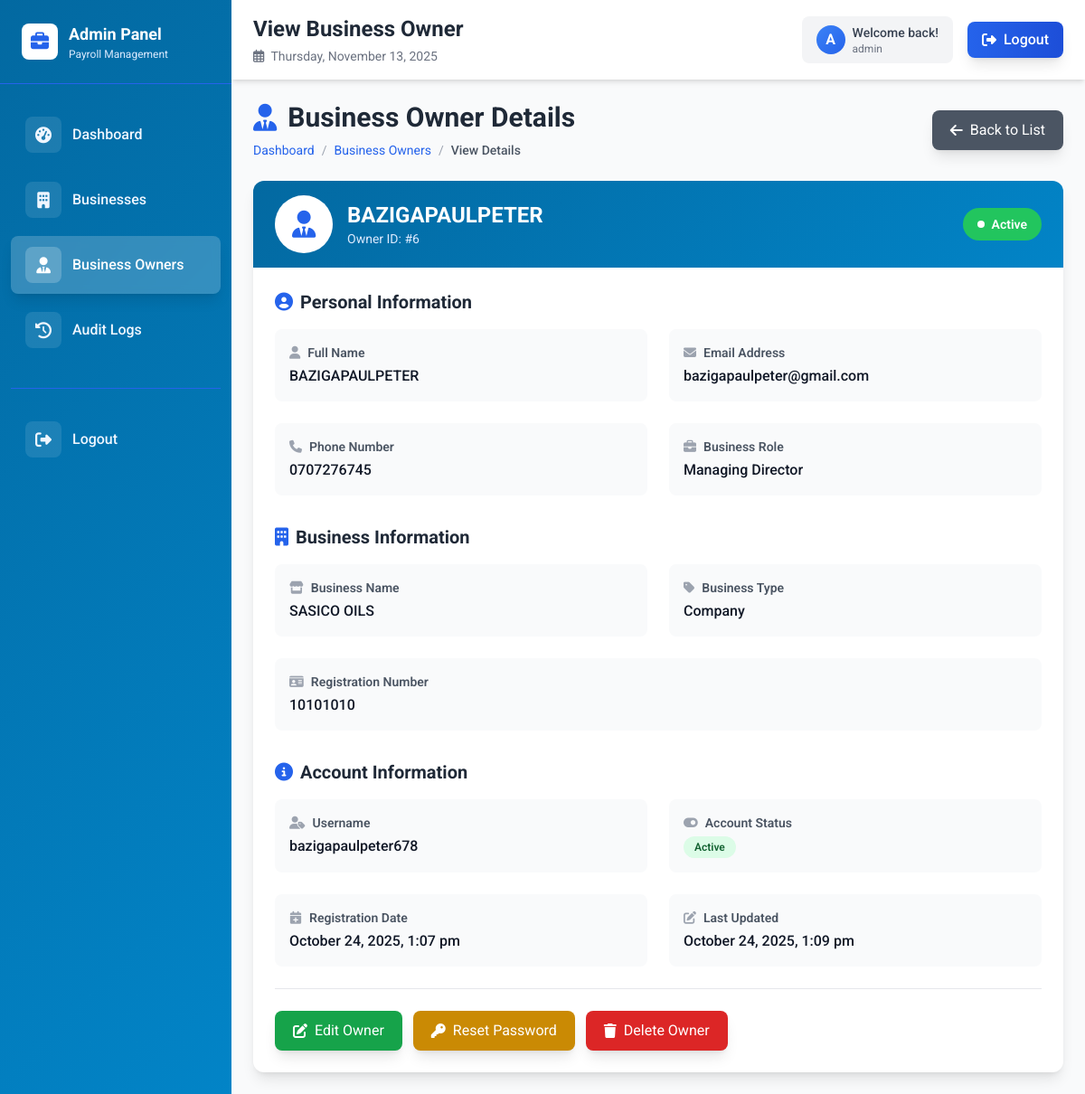
Screenshot of /pyroll_ms_admin/admin/views/owner_view.php?id=6 (signed in) with the database file from the repository.
### tables this page shows
CREATE TABLE `business_owners` (
  `id` int NOT NULL,
  `business_id` int NOT NULL,
  `id_number` varchar(100) NOT NULL,
  `full_name` varchar(100) NOT NULL,
  `username` varchar(100) NOT NULL,
  `email` varchar(100) DEFAULT NULL,
  `phone` varchar(20) DEFAULT NULL,
  `address` varchar(100) NOT NULL,
  `business_role` varchar(100) NOT NULL,
  `password` varchar(100) NOT NULL,
  `status` varchar(20) NOT NULL,
  `created_at` timestamp NULL DEFAULT CURRENT_TIMESTAMP,
  `updated_at` timestamp NOT NULL DEFAULT CURRENT_TIMESTAMP,
  `deleted_at` timestamp NULL DEFAULT NULL
);

CREATE TABLE `businesses` (
  `id` int NOT NULL,
  `business_name` varchar(100) NOT NULL,
  `address` varchar(255) DEFAULT NULL,
  `email` varchar(100) DEFAULT NULL,
  `phone` varchar(20) DEFAULT NULL,
  `registration_number` varchar(20) NOT NULL,
  `registration_date` date NOT NULL,
  `business_type` varchar(100) NOT NULL,
  `status` varchar(100) NOT NULL DEFAULT '',
  `created_at` timestamp NULL DEFAULT CURRENT_TIMESTAMP
);

### pyroll_ms_admin/admin/views/owner_view.php (the view, shortened to what the rows shown need)
<?php
require_once '../../config/database.php';
$owner_id = isset($_GET['id']) ? intval($_GET['id']) : 0;
$sql = "SELECT bo.*, b.business_name, b.business_type, b.registration_number
        FROM business_owners bo
        LEFT JOIN businesses b ON bo.business_id = b.id
        WHERE bo.id = ?";
$stmt = $conn->prepare($sql);
$stmt->bind_param("i", $owner_id);
$stmt->execute();
$result = $stmt->get_result();
$owner = $result->fetch_assoc();
?>
<!DOCTYPE html>
<html lang="en">
<head>
    <script src="https://cdn.tailwindcss.com"></script>
    <link rel="stylesheet" href="https://cdnjs.cloudflare.com/ajax/libs/font-awesome/6.4.0/css/all.min.css">
</head>
<body class="bg-gray-50 font-roboto antialiased">
    <div class="flex h-screen overflow-hidden">
        <div class="flex-1 flex flex-col overflow-hidden">
            <header class="bg-white shadow-md z-10">
                <div class="px-6 py-4 flex justify-between items-center">
                    <div>
                        <h1 class="text-2xl font-bold text-gray-800">View Business Owner</h1>
                    </div>
                </div>
            </header>
            <main class="flex-1 overflow-y-auto bg-gray-50">
                <div class="p-6 space-y-6">
                    <div class="flex flex-col sm:flex-row justify-between items-start sm:items-center gap-4">
                        <div>
                            <h2 class="text-3xl font-bold text-gray-800 flex items-center">
                                <i class="fas fa-user-tie text-blue-600 mr-3"></i>
                                Business Owner Details
                            </h2>
                        </div>
                    </div>
                    <div class="bg-white rounded-xl shadow-lg overflow-hidden">
                        <div class="bg-blue-gradient px-6 py-4">
                            <div class="flex items-center justify-between">
                                <div class="flex items-center space-x-4">
                                    <div class="w-16 h-16 bg-white rounded-full flex items-center justify-center">
                                    </div>
                                    <div class="text-white">
                                        <h2 class="text-2xl font-bold"><?php echo htmlspecialchars($owner['full_name']); ?></h2>
                                        <p class="text-blue-100 text-sm">Owner ID: #<?php echo $owner['id']; ?></p>
                                    </div>
                                </div>
                                <span class="inline-flex items-center px-4 py-2 rounded-full text-sm font-semibold <?php echo ($owner['status'] == 'active') ? 'bg-green-500 text-white' : 'bg-red-500 text-white'; ?>">
                                    <span class="w-2 h-2 mr-2 rounded-full <?php echo ($owner['status'] == 'active') ? 'bg-white' : 'bg-white'; ?>"></span>
                                    <?php echo ucfirst(htmlspecialchars($owner['status'] ?? 'active')); ?>
                                </span>
                            </div>
                        </div>
                        <div class="p-6">
                            <div class="mb-8">
                                <div class="grid grid-cols-1 md:grid-cols-2 gap-6">
                                    <div class="bg-gray-50 p-4 rounded-lg">
                                        <label class="text-sm font-semibold text-gray-600 block mb-1">
                                            <i class="fas fa-user mr-2 text-gray-400"></i>Full Name
                                        </label>
                                        <p class="text-gray-900 font-medium"><?php echo htmlspecialchars($owner['full_name']); ?></p>
                                    </div>
                                    <div class="bg-gray-50 p-4 rounded-lg">
                                        <label class="text-sm font-semibold text-gray-600 block mb-1">
                                            <i class="fas fa-envelope mr-2 text-gray-400"></i>Email Address
                                        </label>
                                        <p class="text-gray-900 font-medium"><?php echo htmlspecialchars($owner['email']); ?></p>
                                    </div>
                                    <div class="bg-gray-50 p-4 rounded-lg">
                                        <label class="text-sm font-semibold text-gray-600 block mb-1">
                                            <i class="fas fa-phone mr-2 text-gray-400"></i>Phone Number
                                        </label>
                                        <p class="text-gray-900 font-medium"><?php echo htmlspecialchars($owner['phone']); ?></p>
                                    </div>
                                    <div class="bg-gray-50 p-4 rounded-lg">
                                        <label class="text-sm font-semibold text-gray-600 block mb-1">
                                            <i class="fas fa-briefcase mr-2 text-gray-400"></i>Business Role
                                        </label>
                                        <p class="text-gray-900 font-medium"><?php echo htmlspecialchars($owner['business_role']); ?></p>
                                    </div>
                                </div>
                            </div>
                            <div class="mb-8">
                                <div class="grid grid-cols-1 md:grid-cols-2 gap-6">
                                    <div class="bg-gray-50 p-4 rounded-lg">
                                        <label class="text-sm font-semibold text-gray-600 block mb-1">
                                            <i class="fas fa-store mr-2 text-gray-400"></i>Business Name
                                        </label>
                                        <p class="text-gray-900 font-medium"><?php echo htmlspecialchars($owner['business_name'] ?? 'Not Assigned'); ?></p>
                                    </div>
                                    <div class="bg-gray-50 p-4 rounded-lg">
                                        <label class="text-sm font-semibold text-gray-600 block mb-1">
                                            <i class="fas fa-tag mr-2 text-gray-400"></i>Business Type
                                        </label>
                                        <p class="text-gray-900 font-medium"><?php echo htmlspecialchars($owner['business_type'] ?? 'N/A'); ?></p>
                                    </div>
                                    <div class="bg-gray-50 p-4 rounded-lg md:col-span-2">
                                        <label class="text-sm font-semibold text-gray-600 block mb-1">
                                            <i class="fas fa-id-card mr-2 text-gray-400"></i>Registration Number
                                        </label>
                                        <p class="text-gray-900 font-medium"><?php echo htmlspecialchars($owner['registration_number'] ?? 'N/A'); ?></p>
                                    </div>
                                </div>
                            </div>
                            <div class="mb-6">
                                <div class="grid grid-cols-1 md:grid-cols-2 gap-6">
                                    <div class="bg-gray-50 p-4 rounded-lg">
                                        <label class="text-sm font-semibold text-gray-600 block mb-1">
                                            <i class="fas fa-user-tag mr-2 text-gray-400"></i>Username
                                        </label>
                                        <p class="text-gray-900 font-medium"><?php echo htmlspecialchars($owner['username']); ?></p>
                                    </div>
                                    <div class="bg-gray-50 p-4 rounded-lg">
                                        <p class="text-gray-900 font-medium">
                                            <span class="inline-flex items-center px-3 py-1 rounded-full text-xs font-semibold <?php echo ($owner['status'] == 'active') ? 'bg-green-100 text-green-800' : 'bg-red-100 text-red-800'; ?>">
                                                <?php echo ucfirst(htmlspecialchars($owner['status'] ?? 'active')); ?>
                                            </span>
                                        </p>
                                    </div>
                                    <div class="bg-gray-50 p-4 rounded-lg">
                                        <label class="text-sm font-semibold text-gray-600 block mb-1">
                                            <i class="fas fa-calendar-plus mr-2 text-gray-400"></i>Registration Date
                                        </label>
                                        <p class="text-gray-900 font-medium"><?php echo date('F j, Y, g:i a', strtotime($owner['created_at'])); ?></p>
                                    </div>
                                    <div class="bg-gray-50 p-4 rounded-lg">
                                        <label class="text-sm font-semibold text-gray-600 block mb-1">
                                            <i class="fas fa-edit mr-2 text-gray-400"></i>Last Updated
                                        </label>
                                        <p class="text-gray-900 font-medium"><?php echo date('F j, Y, g:i a', strtotime($owner['updated_at'])); ?></p>
                                    </div>
                                </div>
                            </div>
                        </div>
                    </div>
                </div>
            </main>
        </div>
    </div>
</body>
</html>

### rows the page displays
business_owners: full_name "BAZIGAPAULPETER", id "6", status "Active", email "bazigapaulpeter@gmail.com", phone "0707276745", business_role "Managing Director", business.business_name "SASICO OILS", business.business_type "Company", business.registration_number "10101010", username "bazigapaulpeter678", created_at "October 24, 2025, 1:07 pm", updated_at "October 24, 2025, 1:09 pm"

### other values shown
substr($_SESSION['admin_username'], 0, 1) "A"
$_SESSION['admin_username'] "admin"
